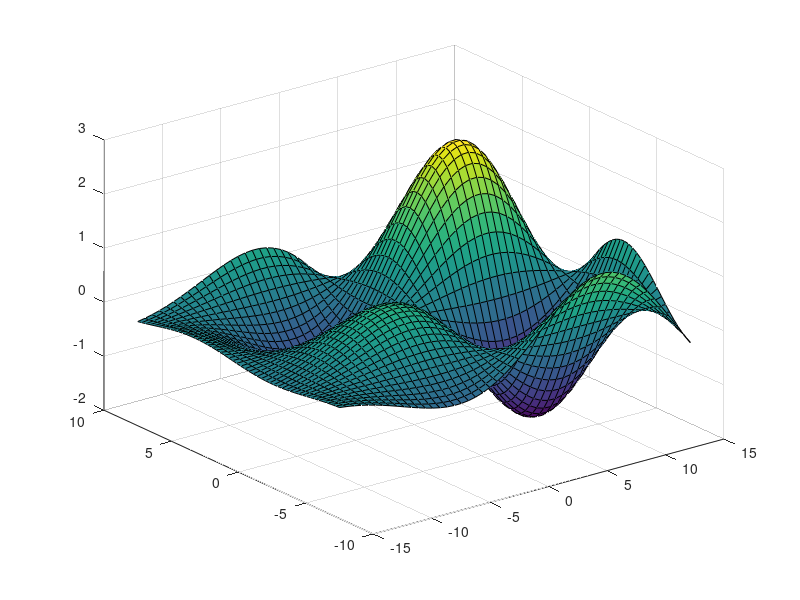

Reproduce this figure in MATLAB. (Note: this script raises an error after producing the figure.)

% plot surface model
dx_main = 30;
dy_main = 15;

Lx = dx_main/2;
Ly = dy_main/2;
k = 0.0025;

[X, Y] = meshgrid(linspace(-dx_main/2, dx_main/2, 50), linspace(-dy_main/2, dy_main/2, 50));

Z = 3*sin(7*X/dx_main).*sin(8*(Y-0.25)/dy_main).*exp(-k*((Lx-X).^2+(Ly-Y).^2));
surf(X, Y, Z)


load sample1.mat

% plot electrode centroids on the ground surface
figure(1)
plot3(u.line1.electrodes_xyz(:,1), u.line1.electrodes_xyz(:,2), u.line1.electrodes_xyz(:,3), 'rx')
hold on
plot3(u.line2.electrodes_xyz(:,1), u.line2.electrodes_xyz(:,2), u.line2.electrodes_xyz(:,3), 'gx')
plot3(u.line3.electrodes_xyz(:,1), u.line3.electrodes_xyz(:,2), u.line3.electrodes_xyz(:,3), 'bx')
legend('line1', 'line2', 'line3')
title('measuring electrodes on each line')


% example injection from each line
figure(2)
injid = 3;
plot3(u.line1.inj(injid).Iin_xyz(1), u.line1.inj(injid).Iin_xyz(2), u.line1.inj(injid).Iin_xyz(3), 'rx')
hold on
plot3(u.line1.inj(injid).Iout_xyz(1), u.line1.inj(injid).Iout_xyz(2), u.line1.inj(injid).Iout_xyz(3), 'bx')

injid = 1;
plot3(u.line2.inj(injid).Iin_xyz(1), u.line2.inj(injid).Iin_xyz(2), u.line2.inj(injid).Iin_xyz(3), 'rs')
plot3(u.line2.inj(injid).Iout_xyz(1), u.line2.inj(injid).Iout_xyz(2), u.line2.inj(injid).Iout_xyz(3), 'bs')

injid = 5;
plot3(u.line3.inj(injid).Iin_xyz(1), u.line3.inj(injid).Iin_xyz(2), u.line3.inj(injid).Iin_xyz(3), 'rd')
plot3(u.line3.inj(injid).Iout_xyz(1), u.line3.inj(injid).Iout_xyz(2), u.line3.inj(injid).Iout_xyz(3), 'bd')

legend('inj line1 (in)', 'inj line1 (out)', 'inj line2 (in)', 'inj line2 (out)', 'inj line3 (in)', 'inj line3 (out)')
title('example injecting electrodes on each line')

% conductivity distribution
figure(3)
scatter3(g(:,1), g(:,2), g(:,3), 5, sigma_model, 'filled')
title('conductivity distribution')

% example data
figure(4)
subplot(3,1,1)
injid = 3;
plot(u.line1.inj(injid).U)
ylabel(['voltage values for line1, inj id ' num2str(injid)])
xlabel('measurement id')
subplot(3,1,2)
injid = 1;
plot(u.line2.inj(injid).U)
ylabel(['voltage values for line2, inj id ' num2str(injid)])
xlabel('measurement id')
subplot(3,1,3)
injid = 4;
plot(u.line3.inj(injid).U)
ylabel(['voltage values for line3, inj id ' num2str(injid)])
xlabel('measurement id')
    
